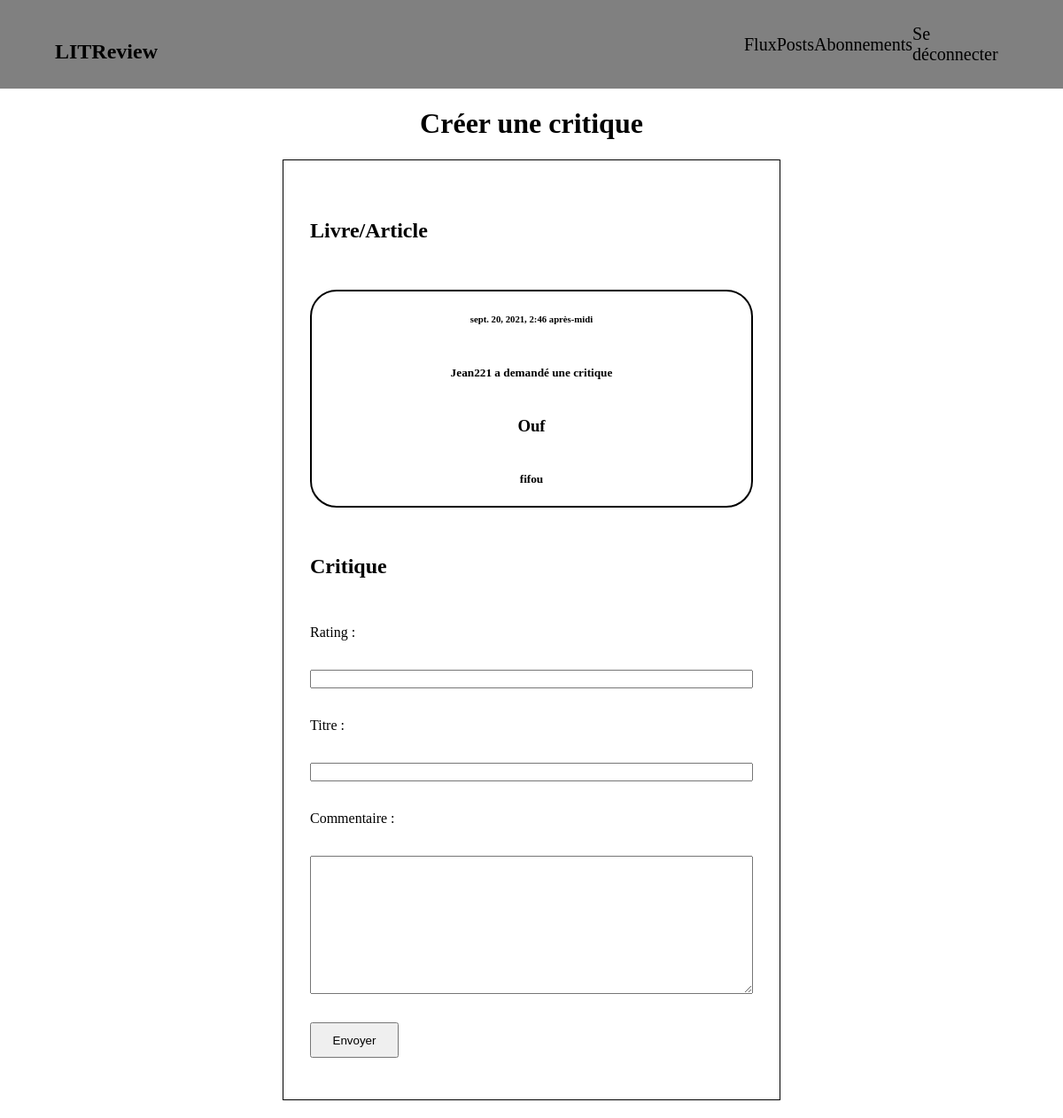
Before: /create_review/30 (signed in) with the older database file.
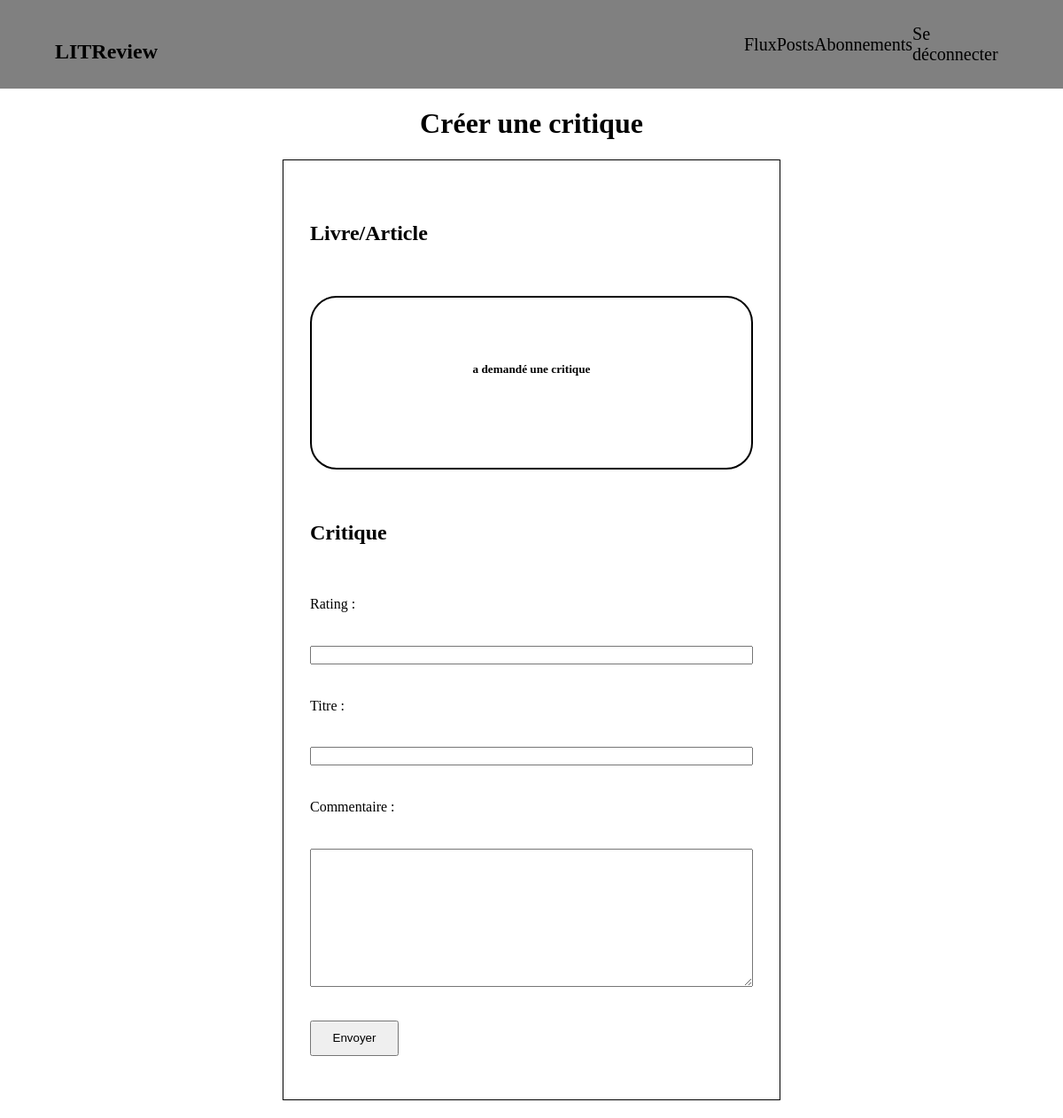
After: the same page with the newer database file.
### posts/models.py (models this page shows, shortened)
class Ticket(models.Model):
    title = models.CharField(max_length=128)
    description = models.TextField(max_length=2048, blank=True)
    user = models.ForeignKey(to=settings.AUTH_USER_MODEL,
                             on_delete=models.CASCADE)
    image = models.ImageField(null=True, blank=True)
    time_created = models.DateTimeField(auto_now_add=True)

### posts/views.py (the view, shortened to what this page needs)
# urls.py: path('create_review/', views.Review_form,
@login_required(login_url='/login')
def Review_form(request, ticket=None, review=None):
    reviews = None
    try:
        ticket = Ticket.objects.filter(id=ticket)[0]
    except IndexError:
        pass
    try:
        reviews = Review.objects.filter(id=review)[0]
    except IndexError:
        pass
    try:
        form_review = ReviewForm(
            initial={'headline': reviews.headline,
                     'rating': reviews.rating,
                     'body': reviews.body}
        )
    except AttributeError:
        form_review = ReviewForm()
    form_ticket = BookArticle()
    return render(request, "posts/review_create.html",
                  {"ticket_form": form_ticket,
                   "review_form": form_review,
                   "ticket": ticket})

### posts/forms.py
class BookArticle(forms.ModelForm):
    class Meta:
        model = Ticket
        exclude = ['user']
        labels = {
            "title": "Titre",
            "description": "Description",
        }

class ReviewForm(forms.ModelForm):
    class Meta:
        model = Review
        exclude = ['user', 'ticket']
        labels = {
            "headline": "Titre",
            "rating": "Note",
            "body": "Commentaire"
        }
        widgets = {"body": forms.Textarea()}
    def __init__(self, *args, **kwargs):
        super().__init__(*args, **kwargs)
        self.fields['rating'] = forms.IntegerField(max_value=5, min_value=1)

### posts/templates/posts/review_create.html (shortened to what this page needs)
{% extends 'base.html' %}
{% load static %}
{% block title %}
    <h1>Créer une critique</h1>
{% endblock %}
{% block content %}
<link rel="stylesheet" href="{% static 'css/review_create.css' %}">
<div id="two_forms">
    <form method="POST" class="formulaire">
        <h2>Livre/Article</h2>
        {% if ticket %}
        <article>
            <h6>{{ ticket.time_created }}</h6>
            {% if user.username == ticket.user.username %}
            <h5>Vous avez publié un ticket</h5>
            <h3>{{ ticket.title}}</h3>
            <h5>{{ ticket.description }}</h5>
            {% else %}
            <h5>{{ ticket.user }} a demandé une critique</h5>
            <h3>{{ ticket.title}}</h3>
            <h5>{{ ticket.description }}</h5>
            {% endif %}
        </article>
        {% else %}
        {{ ticket_form }}
        {% endif %}
    <h2>Critique</h2>
        {{ review_form }}
        <div id="button">
            <input type="submit" value="Envoyer" id="submit_button">
        </div>
    </form>
</div>
{% endblock %}

Changed rows visible on the page:
removed Ticket: time_created "sept. 20, 2021, 2:46 après-midi", user "Jean221", title "Ouf", description "fifou"
